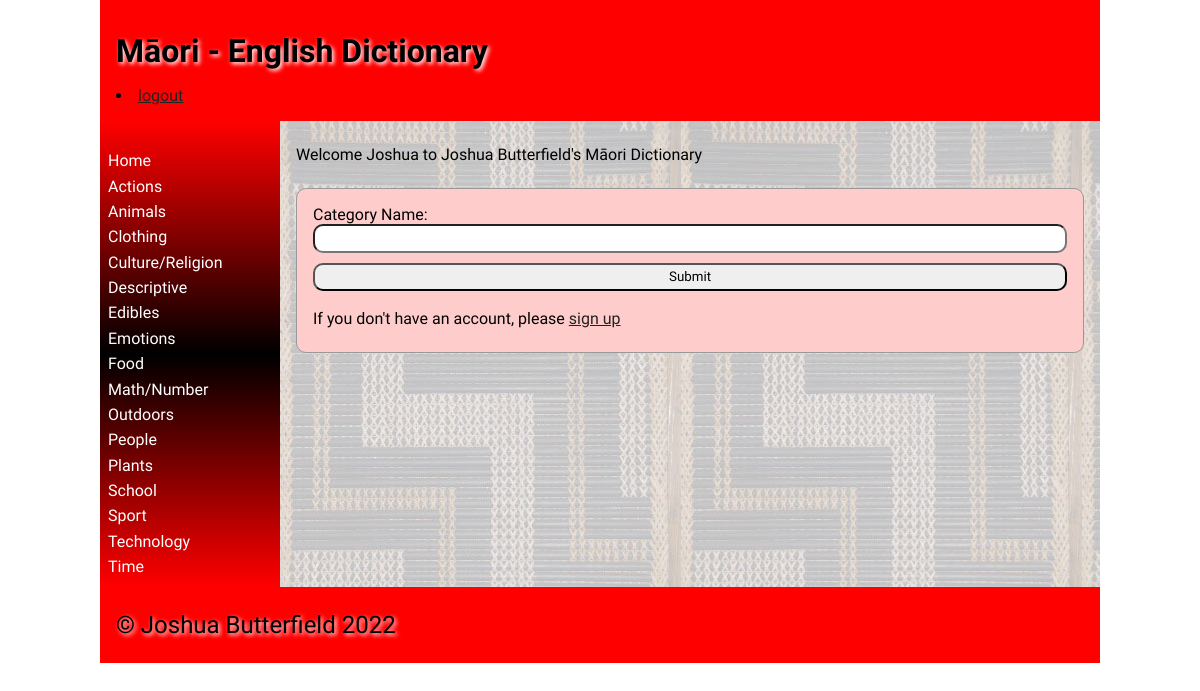
Page / (signed in) on the committed database.
### tables this page shows
CREATE TABLE categories
(
	id integer
		constraint categories_pk
			primary key autoincrement,
	cat_name varchar(40)
);

### app.py (the view, shortened to what this page needs)
@app.route('/', methods=['Get', 'Post'])
def render_homepage():
    category = get_categories()
    if is_logged_in():
        fname = session['fname']
    else:
        fname = ""
    return render_template('home.html', categories_list=category, logged_in=is_logged_in(), user_id=fname)

### app.py (called while the page is built)
def create_connection(db_file):
    try:
        connection = sqlite3.connect(db_file)
        connection.execute('pragma foreign_keys=ON')
        return connection
    except Error as e:
        print(e)
    return None

def is_logged_in():
    if session.get("email") is None:
        print("Not logged in")
        return False
    else:
        print("Logged in")
        return True

def get_categories():
    if request.method == 'GET':
        query = "SELECT cat_name FROM categories"
        con = create_connection(DATABASE)
        cur = con.cursor()
        cur.execute(query, ())
        category = cur.fetchall()
        print(category)
        con.commit()
        con.close()
        return category

### templates/home.html (shortened to what this page needs)
{% extends 'base.html' %}
{% block heading %}Māori - English Dictionary{% endblock %}
{% block main %}
{% if logged_in %}<p>Welcome {{ user_id }} to Joshua Butterfield's Māori Dictionary</p>{% endif %}
<form class="dataForm" method="post">
    <div class="form-group">
        <div class ="form-label">Category Name:</div>
        <div class="form-element"><input type="text" id="cat_name" name="cat_name"></div>
    </div>
    <div class="form-group">
        <input type="submit" value="Submit">
    </div>
    <p>If you don't have an account, please <a href="/signup">sign up</a></p>
</form>
{% endblock %}

### templates/base.html (shortened to what this page needs)
<!doctype html>
<html lang="en">
<head>
	<link href="{{ url_for('static', filename='css/style.css') }}" rel="stylesheet">
</head>
<body>
	<div id="container">
		<header>
			<h1>{% block heading %}Māori Dictionary{% endblock %}</h1>
            {% if logged_in %}
                <li><a href="\logout">logout</a></li>
            {% else %}
                <li><a href="\login">login</a></li>
            {% endif %}
		</header>
		<nav>
			<ul>
                <li><a href="\">Home</a></li>
				{% for i in categories_list %}
					<li><a href="{{ url_for('categories', type=i) }}">{{ i[0] }}</a></li>
				{% endfor %}
			</ul>
		</nav>
		<main>
            {% block main%}{% endblock %}
        </main>
		<footer>
			<p>
				&copy; Joshua Butterfield 2022
			</p>
		</footer>
	</div>
</body>
</html>

### static/css/style.css (style rules this page uses)
* { font-family: Comfortaa, sans-serif; margin: 0; padding: 0; box-sizing: border-box; }
#container { display: grid; grid-template-columns: 75px auto; grid-template-areas: 'nav header' 'main main' 'footer footer'; }
header { grid-area: header; background-color: #f00; padding: 1rem; }
nav { grid-area: nav; }
main { grid-area: main; padding: 1rem; background-color: #edd; }
h1, h2, h3, h4 { padding: 1rem 0; font-family: 'Suez One', serif; color: #000; text-shadow: 2px 2px 4px #fff; }
p { padding: 0.5rem 0; }
a { color: #222; }
.dataForm { margin: 1rem 0; border: 1px solid #999; padding: 1rem; background-color: #fcc; border-radius: 10px; }
.dataForm input, textarea { width: 100%; border-radius: 10px; padding: 0.3rem; margin-bottom: 10px; }
footer { grid-area: footer; padding: 1rem; background-color: #f00; }
footer p { color: #000; text-shadow: 2px 2px 4px #fff; font-size: 1.5rem; }
@media only screen and (min-width: 768px) { #container { grid-template-columns: 180px auto; grid-template-areas: 'header header' 'nav main' 'footer footer'; } }
@media only screen and (min-width: 768px) { nav { background: linear-gradient(180deg, rgba(255,0,0,1) 0%, rgba(0, 0, 0, 1) 50%, rgba(255,0,0,1) 100%); padding: 0.5rem; } }
@media only screen and (min-width: 768px) { nav ul { list-style: none; } }
@media only screen and (min-width: 768px) { nav li { padding: 0.2rem 0; } }
@media only screen and (min-width: 768px) { nav a { color: #fff; text-decoration: none; } }
@media only screen and (min-width: 768px) { main { background-image: url('/poutama.jpg'); } }
@media only screen and (min-width: 1000px) { #container { width: 1000px; margin: auto; } }

### rows in the picture
categories: cat_name "Actions"
categories: cat_name "Animals"
categories: cat_name "Clothing"
categories: cat_name "Culture/Religion"
categories: cat_name "Descriptive"
categories: cat_name "Edibles"
categories: cat_name "Emotions"
categories: cat_name "Food"
categories: cat_name "Math/Number"
categories: cat_name "Outdoors"
categories: cat_name "People"
categories: cat_name "Plants"
categories: cat_name "School"
categories: cat_name "Sport"
categories: cat_name "Technology"
categories: cat_name "Time"

### other values in the picture
{{ user_id }} "Joshua"
